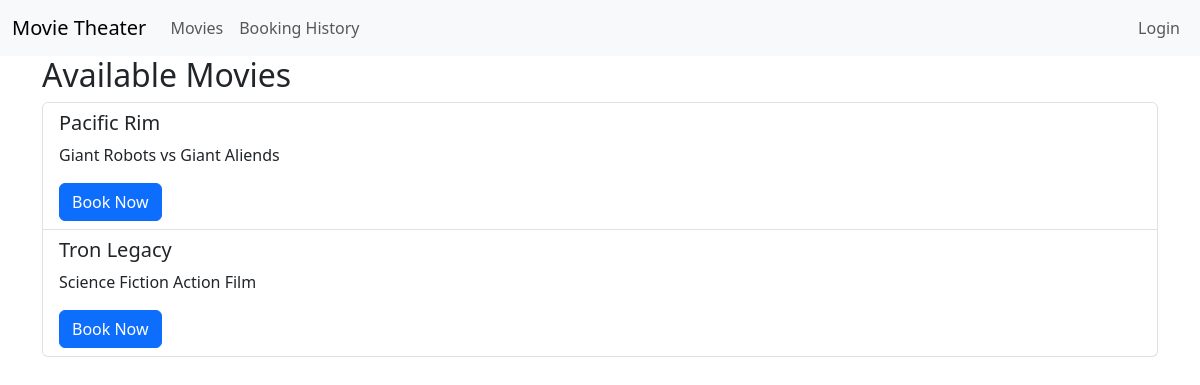
The page / on the database its author committed.
### bookings/models.py (models this page shows)
class Movie(models.Model):
    title = models.CharField(max_length=200)
    description = models.TextField()
    release_date = models.DateField()
    duration = models.DurationField()

### bookings/views.py (the view)
# urls.py: path('', movie_list, name='movie_list'),
def movie_list(request):
    movies = Movie.objects.all()
    return render(request, 'bookings/movie_list.html', {'movies': movies})

### bookings/templates/bookings/movie_list.html (shortened to what this page needs)
{% extends 'bookings/base.html' %}
{% block content %}
<h2>Available Movies</h2>
<ul class="list-group">
    {% for movie in movies %}
    <li class="list-group-item">
        <h5>{{ movie.title }}</h5>
        <p>{{ movie.description }}</p>
        <a href="{% url 'seat_booking' movie.id %}" class="btn btn-primary">Book Now</a>
    </li>
    {% endfor %}
</ul>
{% endblock %}

### rows shown on the page
Movie: title "Pacific Rim", description "Giant Robots vs Giant Aliends"
Movie: title "Tron Legacy", description "Science Fiction Action Film"
